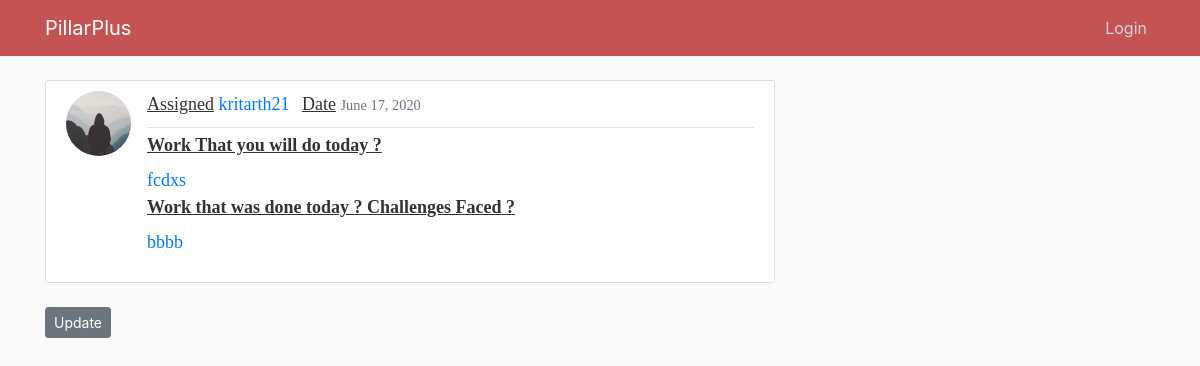
Screenshot of /post/37/ with the database file from the repository.
### blog/models.py (models this page shows, shortened)
class Post(models.Model):
    assigned_employee = models.ForeignKey(User, on_delete=models.CASCADE)
    work_today = models.CharField(max_length=500,null=True,blank=True)
    work_done = models.TextField(max_length=500,null=True,blank=True)
    date_posted = models.DateTimeField(default=timezone.now)

### users/models.py (models this page shows)
class Profile(models.Model):
    user = models.OneToOneField(User, on_delete=models.CASCADE)
    image = models.ImageField(default='default.jpg', upload_to='profile_pics')
    goal=models.CharField(max_length=1000)
    role=models.CharField(max_length=100)
    team=models.ForeignKey(Team,on_delete=models.CASCADE,blank=True, null=True)
    last_time_logout=models.DateTimeField(blank=True, null=True)
    '''def __str__(self):
        return f'{self.user.username} Profile'

    def save(self, *args,**kwargs):
        super().save( *args,**kwargs)

        img = Image.open(self.image.path)

        if img.height > 300 or img.width > 300:
            output_size = (300, 300)
            img.thumbnail(output_size)
            img.save(self.image.path)
    '''

### blog/views.py (the view)
# urls.py: path('post/<int:pk>/', PostDetailView.as_view(), name='post-detail'),
class PostDetailView(ListView):
    model = Post
    template_name = 'blog/post_detail.html'  # <app>/<model>_<viewtype>.html
    context_object_name = 'posts'
    currentTime = datetime.datetime.now()
    def get_queryset(self):
        user = get_object_or_404(Post, pk=self.kwargs.get('pk'))
        print(user.id)
        return Post.objects.filter(id=user.id)

### blog/templates/blog/post_detail.html (shortened to what this page needs)
{% extends "blog/base.html" %}
{% load tz %}
{% block content %}
    {% for post in posts %}
        <article class="media content-section">
          <img class="rounded-circle article-img" src="{{ post.assigned_employee.profile.image.url }}">
          <div class="media-body">
            <div class="article-metadata">
            <label for="formGroupExampleInput2"><u>Assigned </u></label>
              <a class="mr-2" href="{% url 'user-posts' post.assigned_employee.username %}">{{ post.assigned_employee }}</a>
              <label for="formGroupExampleInput2"><u>Date </u></label>
              <small class="text-muted">{{ post.date_posted|date:"F d, Y" }}</small>
            </div>
            <label for="formGroupExampleInput2"><u><b>Work That you will do today ? </u></b></label><br>
            <a class="article-content" href="{% url 'post-detail' post.id %}">{{ post.work_today }}</a><br>
                           <label for="formGroupExampleInput2"><u><b>Work that was done today ? Challenges Faced ?</u></b></label><br>
            <p class="article-content"><a class="mr-2" href="{% url 'user-posts' post.assigned_employee.username %}">{{ post.work_done }}</a></p>
          </div>
        </article>
          <div>
            <a class="btn btn-secondary btn-sm mt-1 mb-1" href="{% url 'post-update' post.id %}">Update</a>
          </div>
     {% endfor %}
{% endblock content %}

### blog/static/blog/main.css (style rules this page uses)
body { background: #fafafa; color: #333333; margin-top: 5rem; }
.content-section { font-family: Georgia, 'Times New Roman', Times, serif; background: #ffffff; padding: 10px 20px; border: 1px solid #dddddd; border-radius: 3px; margin-bottom: 20px; font-size: large; }
.article-content { white-space: pre-line; }
.article-img { height: 65px; width: 65px; margin-right: 16px; }
.article-metadata { padding-bottom: 1px; margin-bottom: 4px; border-bottom: 1px solid #e3e3e3 }

### rows the page displays
Post: assigned_employee.profile.image (placeholder picture), assigned_employee "kritarth21", date_posted "June 17, 2020", work_today "fcdxs", work_done "bbbb"
